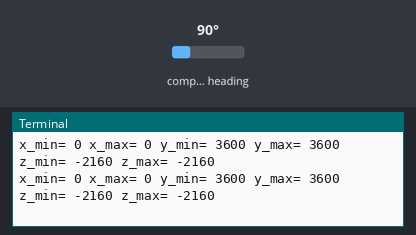
Bench run of a program on a simulated Raspberry Pi (BCM pin numbers). Shown: the last lines printed to the terminal. Inputs (shaded band) come from the test bench; at power-on: compass heading 90°.

Above: at 1.2 s.
1.3 s: compass heading set to 7°
At 2.3 s:
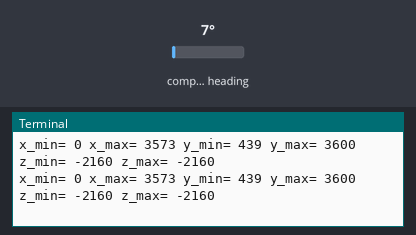
2.8 s: compass heading set to 180°
At 3.5 s:
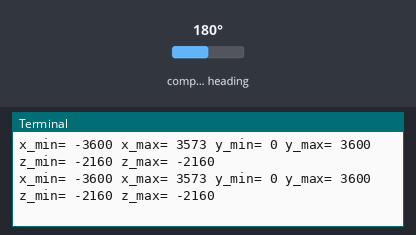
Timing chart, 0 to 5.8 s (numbered marks = the images above; inputs shaded):
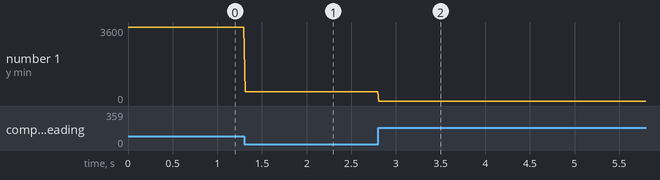

Measured:
- after the input at 1.3 s, the terminal: prints a new line at once (image 1)
- after the input at 2.8 s, the terminal: prints a new line at once (image 2)
- plotted number 1: 3600 → 439 after the input at 1.3 s

The program:

magneto_calibrated.py
```python
import smbus
import time
import math
bus = smbus.SMBus(1)
d_address = 0x0d
declination=-0.002327
x_l=0x00
y_l=0x02
z_l=0x04


def magneto_start():
    bus.write_byte_data(d_address,0x09,0x0d)
    bus.write_byte_data(d_address,0x0d,0x01)

def magneto_read(adr):
    low = bus.read_byte_data(d_address, adr)
    high = bus.read_byte_data(d_address, adr+1)
    val=(high<<8)+low
    if(val > 32768):
           val = val - 65536
    return val

magneto_start()
x_min=y_min=z_min=32767
x_max=y_max=z_max=-32767
while 1:
    x=magneto_read(0x00)
    y=magneto_read(0x02)
    z=magneto_read(0x04)
    if x < x_min:
       x_min=x
    if x > x_max:
       x_max=x
    if y < y_min:
       y_min=y
    if y > y_max:
       y_max=y
    if z < z_min:
       z_min=z
    if z > z_max:
       z_max=z
    print 'x_min= %i x_max= %i y_min= %i y_max= %i z_min= %i z_max= %i'%(x_min,x_max,y_min,y_max,z_min,z_max)
    time.sleep(0.01)
```
